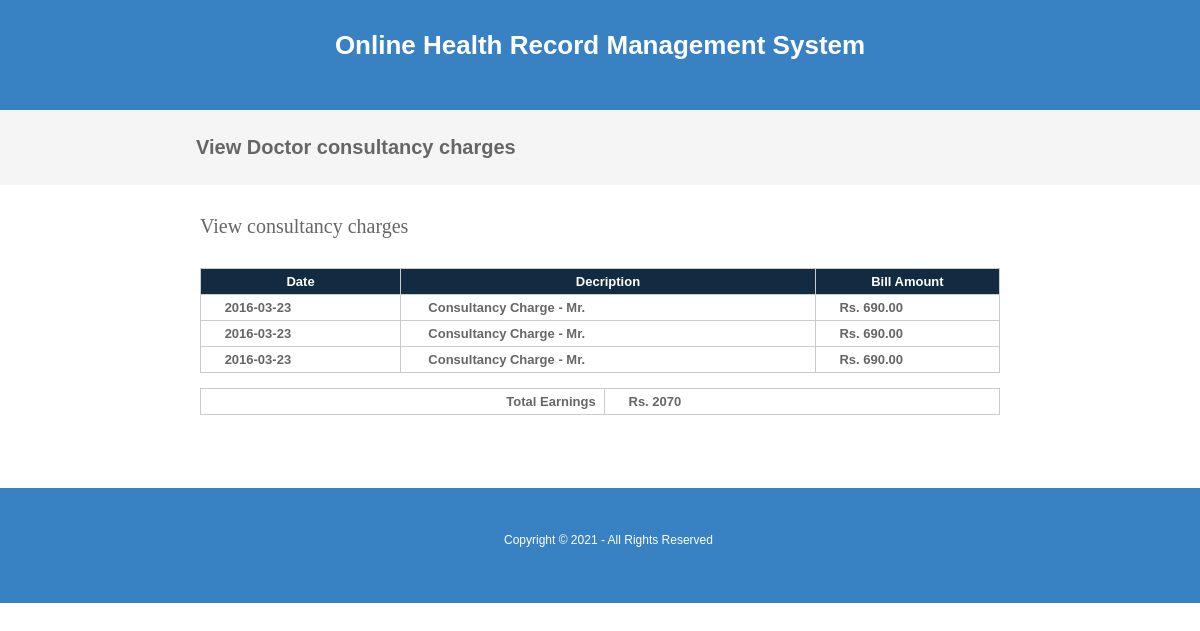
The app's page /viewdoctorconsultancycharge.php, older data.
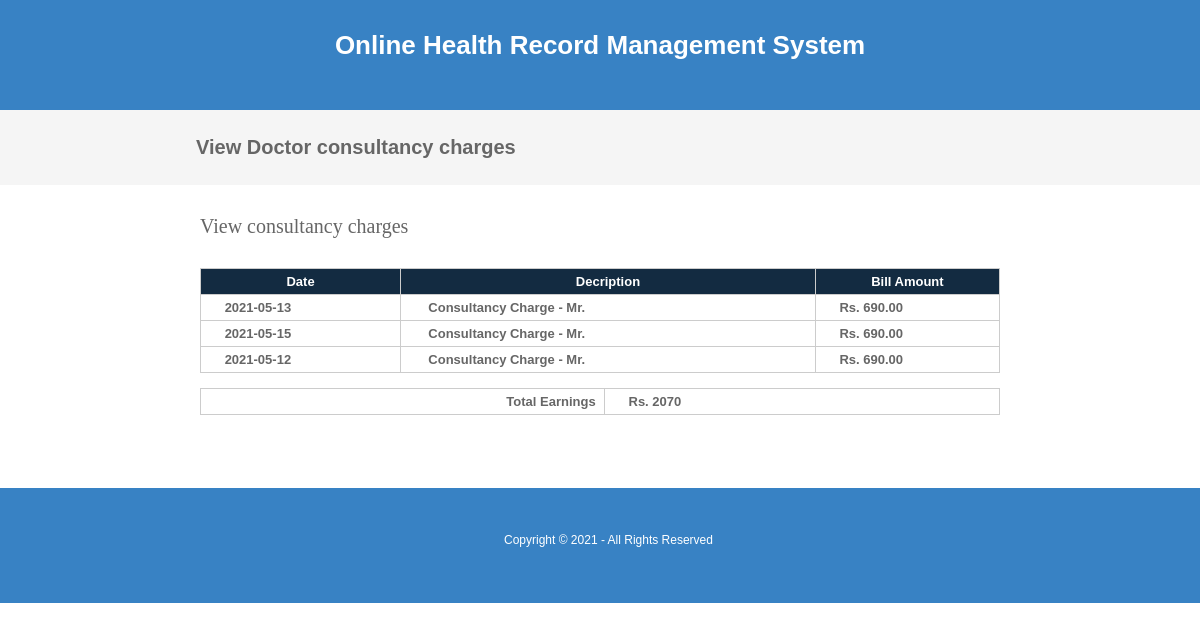
The same page, newer data.
### tables this page shows
CREATE TABLE `billing_records` (
  `billingservice_id` int(10) NOT NULL,
  `billingid` int(10) NOT NULL,
  `bill_type_id` int(10) NOT NULL COMMENT 'id of service charge or treatment charge',
  `bill_type` varchar(250) NOT NULL,
  `bill_amount` float(10,2) NOT NULL,
  `bill_date` date NOT NULL,
  `status` varchar(10) NOT NULL
);

### viewdoctorconsultancycharge.php (the view, shortened to what this page needs)
<?php
include("headers.php");
include("dbconnection.php");
?>
<div class="wrapper col2">
  <div id="breadcrumb">
    <ul>
      <li class="first">View Doctor consultancy charges</li></ul>
  </div>
</div>
<div class="wrapper col4">
  <div id="container">
    <h1>View consultancy charges</h1>
    <form method="post" action="">
  	<table class="order-table">
      <thead>
       <tr>
          <th width="97" scope="col">Date</th>
          <th width="245" scope="col">Decription</th>
          <th width="86" scope="col">Bill Amount</th>
        </tr>
        </thead>
        <tbody>
         <?php
		$sql ="SELECT * FROM billing_records where bill_type='Consultancy Charge' AND bill_type_id='$_SESSION[doctorid]'";
		$qsql = mysqli_query($con,$sql);
		$billamt= 0;
		while($rs = mysqli_fetch_array($qsql))
		{
        echo "<tr>
          	<td>&nbsp;$rs[bill_date]</td>
		 	<td>&nbsp; $rs[bill_type]";
if($rs[bill_type] == "Consultancy Charge")
{
	$sqldoctor = "SELECT * FROM doctor WHERE doctorid='$rs[bill_type_id]'";
	$qsqldoctor = mysqli_query($con,$sqldoctor);
	$rsdoctor = mysqli_fetch_array($qsqldoctor);
		echo " - Mr.".$rsdoctor[doctorname];
}
	echo " </td><td>&nbsp;Rs. $rs[bill_amount]</td></tr>";
		$billamt = $billamt +  $rs[bill_amount];
		}
		?>
      </tbody>
    </table>
    <table width="557" border="3">
      <tbody>
		<tr>
		  <th scope="col"><div align="right">Total Earnings &nbsp; </div></th>
		  <td>&nbsp;Rs. <?php echo ($billamt + $taxamt)  - $rsbilling_records[discount] ; ?></td>
	    </tr>
      </tbody>
    </table>
    </form>
    <p>&nbsp;</p>
  </div>
</div>
<?php
include("footers.php");
?>

Row changes from the older to the newer data that the page shows:
changed billing_records (number 1 of 3 on the later page): bill_date "2016-03-23" → "2021-05-13"
changed billing_records (number 2 of 3 on the later page): bill_date "2016-03-23" → "2021-05-15"
changed billing_records (number 3 of 3 on the later page): bill_date "2016-03-23" → "2021-05-12"
